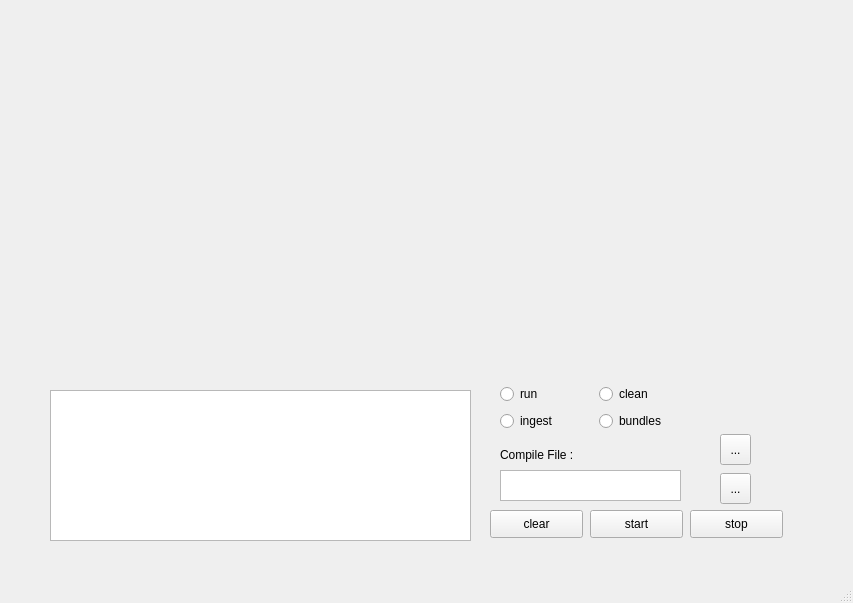
<?xml version="1.0" encoding="UTF-8"?>
<ui version="4.0">
 <class>MainWindow</class>
 <widget class="QMainWindow" name="MainWindow">
  <property name="geometry">
   <rect>
    <x>0</x>
    <y>0</y>
    <width>853</width>
    <height>603</height>
   </rect>
  </property>
  <property name="sizePolicy">
   <sizepolicy hsizetype="Ignored" vsizetype="Ignored">
    <horstretch>0</horstretch>
    <verstretch>0</verstretch>
   </sizepolicy>
  </property>
  <property name="windowTitle">
   <string>MainWindow</string>
  </property>
  <widget class="QWidget" name="centralwidget">
   <widget class="QToolButton" name="find_dir_button">
    <property name="geometry">
     <rect>
      <x>720</x>
      <y>434</y>
      <width>31</width>
      <height>31</height>
     </rect>
    </property>
    <property name="text">
     <string>...</string>
    </property>
   </widget>
   <widget class="QPushButton" name="stop_button">
    <property name="geometry">
     <rect>
      <x>690</x>
      <y>510</y>
      <width>93</width>
      <height>28</height>
     </rect>
    </property>
    <property name="text">
     <string>stop</string>
    </property>
   </widget>
   <widget class="QPushButton" name="clear_button">
    <property name="geometry">
     <rect>
      <x>490</x>
      <y>510</y>
      <width>93</width>
      <height>28</height>
     </rect>
    </property>
    <property name="text">
     <string>clear</string>
    </property>
   </widget>
   <widget class="QWidget" name="gridLayoutWidget">
    <property name="geometry">
     <rect>
      <x>50</x>
      <y>30</y>
      <width>721</width>
      <height>331</height>
     </rect>
    </property>
    <layout class="QGridLayout" name="gridLayout_3">
     <item row="0" column="0">
      <widget class="MplWidget" name="MplWidget1" native="true"/>
     </item>
     <item row="0" column="1">
      <widget class="MplWidget" name="MplWidget2" native="true"/>
     </item>
     <item row="1" column="0">
      <widget class="MplWidget" name="MplWidget3" native="true"/>
     </item>
     <item row="1" column="1">
      <widget class="MplWidget" name="MplWidget4" native="true"/>
     </item>
    </layout>
   </widget>
   <widget class="QPushButton" name="start_button">
    <property name="geometry">
     <rect>
      <x>590</x>
      <y>510</y>
      <width>93</width>
      <height>28</height>
     </rect>
    </property>
    <property name="text">
     <string>start</string>
    </property>
   </widget>
   <widget class="QPlainTextEdit" name="logger">
    <property name="geometry">
     <rect>
      <x>50</x>
      <y>390</y>
      <width>421</width>
      <height>151</height>
     </rect>
    </property>
   </widget>
   <widget class="QLabel" name="directory">
    <property name="geometry">
     <rect>
      <x>500</x>
      <y>444</y>
      <width>181</width>
      <height>21</height>
     </rect>
    </property>
    <property name="text">
     <string>Compile File :</string>
    </property>
   </widget>
   <widget class="QWidget" name="gridLayoutWidget_2">
    <property name="geometry">
     <rect>
      <x>500</x>
      <y>383</y>
      <width>191</width>
      <height>51</height>
     </rect>
    </property>
    <layout class="QGridLayout" name="gridLayout">
     <item row="0" column="0">
      <widget class="QRadioButton" name="run_option">
       <property name="text">
        <string>run</string>
       </property>
       <attribute name="buttonGroup">
        <string notr="true">buttonGroup</string>
       </attribute>
      </widget>
     </item>
     <item row="1" column="0">
      <widget class="QRadioButton" name="ingest_option">
       <property name="text">
        <string>ingest</string>
       </property>
       <attribute name="buttonGroup">
        <string notr="true">buttonGroup</string>
       </attribute>
      </widget>
     </item>
     <item row="0" column="1">
      <widget class="QRadioButton" name="clean_option">
       <property name="text">
        <string>clean</string>
       </property>
       <attribute name="buttonGroup">
        <string notr="true">buttonGroup</string>
       </attribute>
      </widget>
     </item>
     <item row="1" column="1">
      <widget class="QRadioButton" name="bundles_option">
       <property name="text">
        <string>bundles</string>
       </property>
      </widget>
     </item>
    </layout>
   </widget>
   <widget class="QLabel" name="output_dir">
    <property name="geometry">
     <rect>
      <x>500</x>
      <y>476</y>
      <width>181</width>
      <height>20</height>
     </rect>
    </property>
    <property name="text">
     <string>Output_dir: </string>
    </property>
   </widget>
   <widget class="QToolButton" name="find_dir_button_2">
    <property name="geometry">
     <rect>
      <x>720</x>
      <y>473</y>
      <width>31</width>
      <height>31</height>
     </rect>
    </property>
    <property name="text">
     <string>...</string>
    </property>
   </widget>
   <widget class="QPlainTextEdit" name="plainTextEdit">
    <property name="geometry">
     <rect>
      <x>500</x>
      <y>470</y>
      <width>181</width>
      <height>31</height>
     </rect>
    </property>
    <property name="sizePolicy">
     <sizepolicy hsizetype="Expanding" vsizetype="Expanding">
      <horstretch>0</horstretch>
      <verstretch>0</verstretch>
     </sizepolicy>
    </property>
   </widget>
  </widget>
  <widget class="QMenuBar" name="menubar">
   <property name="geometry">
    <rect>
     <x>0</x>
     <y>0</y>
     <width>853</width>
     <height>26</height>
    </rect>
   </property>
  </widget>
  <widget class="QStatusBar" name="statusbar"/>
 </widget>
 <customwidgets>
  <customwidget>
   <class>MplWidget</class>
   <extends>QWidget</extends>
   <header>mplwidget.h</header>
   <container>1</container>
  </customwidget>
 </customwidgets>
 <resources/>
 <connections/>
 <buttongroups>
  <buttongroup name="buttonGroup"/>
 </buttongroups>
</ui>
